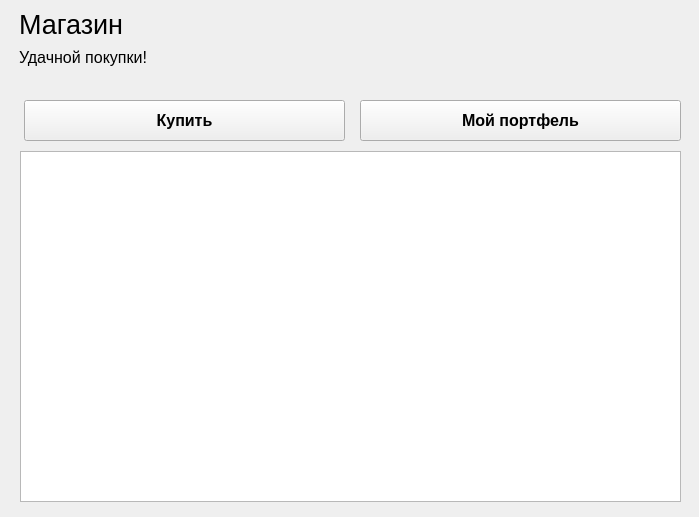
<?xml version="1.0" encoding="UTF-8"?>
<ui version="4.0">
 <class>Form</class>
 <widget class="QWidget" name="Form">
  <property name="geometry">
   <rect>
    <x>0</x>
    <y>0</y>
    <width>699</width>
    <height>517</height>
   </rect>
  </property>
  <property name="windowTitle">
   <string>Form</string>
  </property>
  <widget class="QTableWidget" name="table">
   <property name="geometry">
    <rect>
     <x>20</x>
     <y>151</y>
     <width>661</width>
     <height>351</height>
    </rect>
   </property>
  </widget>
  <widget class="QWidget" name="verticalLayoutWidget">
   <property name="geometry">
    <rect>
     <x>19</x>
     <y>9</y>
     <width>261</width>
     <height>60</height>
    </rect>
   </property>
   <layout class="QVBoxLayout" name="verticalLayout">
    <item>
     <widget class="QLabel" name="label">
      <property name="font">
       <font>
        <pointsize>20</pointsize>
       </font>
      </property>
      <property name="text">
       <string>Магазин</string>
      </property>
     </widget>
    </item>
    <item>
     <widget class="QLabel" name="label_2">
      <property name="font">
       <font>
        <pointsize>12</pointsize>
       </font>
      </property>
      <property name="text">
       <string>Удачной покупки!</string>
      </property>
     </widget>
    </item>
   </layout>
  </widget>
  <widget class="QPushButton" name="buy">
   <property name="geometry">
    <rect>
     <x>24</x>
     <y>100</y>
     <width>321</width>
     <height>41</height>
    </rect>
   </property>
   <property name="font">
    <font>
     <pointsize>12</pointsize>
     <weight>75</weight>
     <bold>true</bold>
    </font>
   </property>
   <property name="text">
    <string>Купить</string>
   </property>
  </widget>
  <widget class="QPushButton" name="my_profile">
   <property name="geometry">
    <rect>
     <x>360</x>
     <y>100</y>
     <width>321</width>
     <height>41</height>
    </rect>
   </property>
   <property name="font">
    <font>
     <pointsize>12</pointsize>
     <weight>75</weight>
     <bold>true</bold>
    </font>
   </property>
   <property name="text">
    <string>Мой портфель</string>
   </property>
  </widget>
 </widget>
 <resources/>
 <connections/>
</ui>
